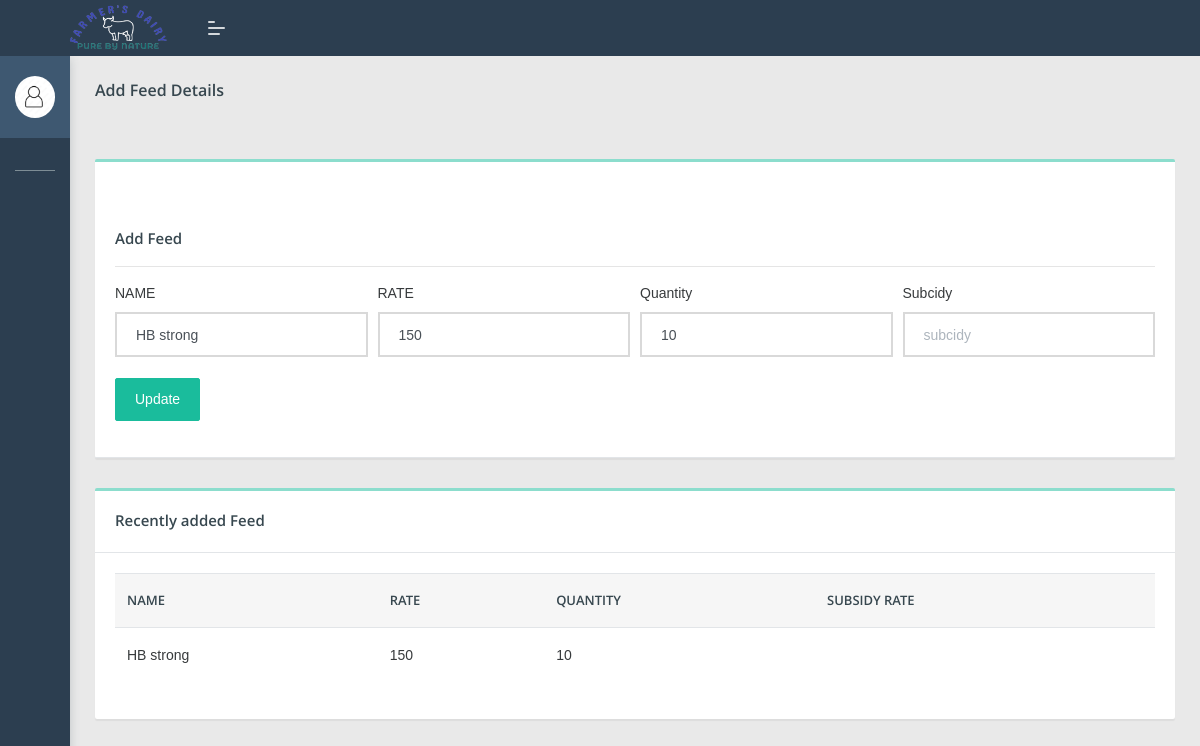
The page /dipo/editfood.php?edid=1 (signed in) on the database its author committed.
### tables this page shows
CREATE TABLE `add_feed` (
  `f_id` int(100) NOT NULL,
  `name` varchar(100) NOT NULL,
  `description` varchar(100) NOT NULL,
  `rate` varchar(100) NOT NULL,
  `rateper` varchar(100) NOT NULL,
  `image` varchar(100) NOT NULL,
  `qty` varchar(100) NOT NULL,
  `subcidy` varchar(100) NOT NULL,
  `dippoid` varchar(100) NOT NULL
);

### dipo/editfood.php (the view, shortened to what this page needs)
<?php
if(isset($_SESSION['dippo']))
{
?>
 <!DOCTYPE html>
<html lang="en">
<head>
    <link rel="stylesheet" href="assets/css/style.css">
</head>
<body class="">
	<nav class="pcoded-navbar  ">
		<div class="navbar-wrapper  ">
			<div class="navbar-content scroll-div " >
					<div class="">
					<div class="main-menu-header">
						<img class="img-radius" src="assets/images/user/avatar-2.jpg" alt="User-Profile-Image">
						<div class="user-details">
						</div>
					</div>
				</div>
				<ul class="nav pcoded-inner-navbar ">
					<li class="nav-item pcoded-menu-caption">
					</li>
					<li class="nav-item">
					    <a href="main.php" class="nav-link "><span class="pcoded-micon"><i class="feather icon-home"></i></span><span class="pcoded-mtext">Dashboard</span></a>
					</li>
					<li class="nav-item pcoded-hasmenu">
					    <a href="#!" class="nav-link "><span class="pcoded-micon"><i class="feather icon-align-justify"></i></span><span class="pcoded-mtext">Staff Details</span></a>
					</li>
					<li class="nav-item pcoded-hasmenu">
					    <a href="#!" class="nav-link "><span class="pcoded-micon"><i class="feather icon-align-justify"></i></span><span class="pcoded-mtext">User Details</span></a>
					</li>
						<li class="nav-item pcoded-hasmenu">
					    <a href="#!" class="nav-link "><span class="pcoded-micon"><i class="feather icon-align-justify"></i></span><span class="pcoded-mtext">Milk Details</span></a>
					</li>
					<li class="nav-item pcoded-hasmenu">
					    <a href="#!" class="nav-link "><span class="pcoded-micon"><i class="feather icon-align-justify"></i></span><span class="pcoded-mtext">Facilities</span></a>
					</li>
                        <li class="nav-item">
					    <a href="viewfeedb.php" class="nav-link "><span class="pcoded-micon"><i class="feather icon-align-justify"></i></span><span class="pcoded-mtext">View feedback</span></a>
					</li>
				</ul>
			</div>
		</div>
	</nav>
	<header class="navbar pcoded-header navbar-expand-lg navbar-light header-dark">
				<div class="m-header">
					<a class="mobile-menu" id="mobile-collapse" href="#!"><span></span></a>
					<a href="#!" class="b-brand">
						<img src="assets/images/67.jpg" width="100px" height="50px" class="logo">
					</a>
				</div>
				<div class="collapse navbar-collapse">
					<ul class="navbar-nav mr-auto">
						<li class="nav-item">
							<a href="#!" class="pop-search"><i class="feather icon-search"></i></a>
						</li>
					</ul>
					<ul class="navbar-nav ml-auto">
						<li>
							<div class="dropdown drp-user">
								<a href="#" class="dropdown-toggle" data-toggle="dropdown">
									<i class="feather icon-user"></i>
								</a>
							</div>
						</li>
					</ul>
				</div>
	</header>
<section class="pcoded-main-container">
    <div class="pcoded-content">
        <div class="page-header">
            <div class="page-block">
                <div class="row align-items-center">
                    <div class="col-md-12">
                        <div class="page-header-title">
                            <h5 class="m-b-10">Add Feed Details</h5>
                        </div>
                        <ul class="breadcrumb">
                            <li class="breadcrumb-item"><a href="MAIN.PHP"><i class="feather icon-home"></i></a></li>
                        </ul>
                    </div>
                </div>
            </div>
        </div>
        <div class="row">
             <div class="col-sm-12">
                <div class="card">
                    <div class="card-header">
                       <h5 class="mt-5">Add Feed</h5>
                        <hr>
						<?php
						if(isset($_GET['edid']))
							{
								$eid=$_GET['edid'];
								include 'config.php';
								$sql1 = "select * from add_feed where f_id='".$eid."'";
								$result1 = mysqli_query($con,$sql1);
								$num1=mysqlI_num_rows($result1);
								if($num1 > 0)
								{
								while($row1 = mysqli_fetch_array($result1))
								{
								$name=$row1['name'];
								$rate=$row1['rate'];
								$qty=$row1['qty'];
								$subcidy=$row1['subcidy'];
								}
								?>
								<form class="needs-validation" action="#" method="post">
                            <div class="form-row">
                                <div class="col-md-3">
                                    <label for="validationCustom01">NAME</label>
                                    <input type="text" name="name" class="form-control" value="<?php echo $name;?>" id="validationCustom01" placeholder="Name" required>
                                </div>
								<div class="col-md-3">
                                    <label for="validationCustom02">RATE</label>
                                    <input type="number" name="rate" class="form-control" value="<?php echo $rate;?>" id="validationCustom02" placeholder="rate" required>
                                </div>
								<div class="col-md-3">
                                    <label for="validationCustom02">Quantity</label>
                                    <input type="number" name="qty" class="form-control" value="<?php echo $qty;?>" id="validationCustom02" placeholder="qty" required>
                                </div>
								<div class="col-md-3">
                                    <label for="validationCustom02">Subcidy</label>
                                    <input type="number" name="subcidy" class="form-control" value="<?php echo $subcidy;?>" id="validationCustom02" placeholder="subcidy" required>
                                </div>
                            </div>
							<BR>
                            <div class="form-row">
							 <div class="form-group col-md-2">
                            <button type="submit" class="btn btn-primary" name="update">Update</button>
							</div>
							</div>
							</form>
							<?php
								}
							}
?>
						</div>
					</div>
				</div>
				<div class="col-md-12">
                <div class="card">
                    <div class="card-header">
                        <h5>Recently added Feed</h5>
                    </div>
                    <div class="card-body table-border-style">
                        <div class="table-responsive">
                            <table class="table table-hover">
                                <thead>
                                    <tr>
                                        <th>NAME</th>
                                        <th>RATE</th>
										<th>QUANTITY</th>
                                        <th>SUBSIDY RATE</th>
									</tr>
                                </thead>
                                <tbody>
								 <?php
								include 'config.php';
								$sql1="select * from add_feed where f_id='$eid'";
								$result1=mysqli_query($con,$sql1);
								$num1=mysqli_num_rows($result1);
								if($num1>0)
								{
									while($row1=mysqli_fetch_array($result1))
									{
										$name=$row1['name'];
										$rate=$row1['rate'];
										$qty=$row1['qty'];
										$subcidy=$row1['subcidy'];
									}
								}
								?>
                                    <tr>
									<td><?php echo $name; ?></td>
									<td><?php echo $rate; ?></td>
									<td><?php echo $qty; ?></td>
									<td><?php echo $subcidy; ?></td>
                                       </tr>
                                </tbody>
                            </table>
							</div>
                    </div>
                </div>
            </div>
                        </div>
                    </div>
</section>
</body>
</html>
<?php
}
else
{
	echo "<script> location.href='../index.php'; </script>";
}
?>

### rows shown on the page
add_feed: name "HB strong", rate "150", qty "10"
